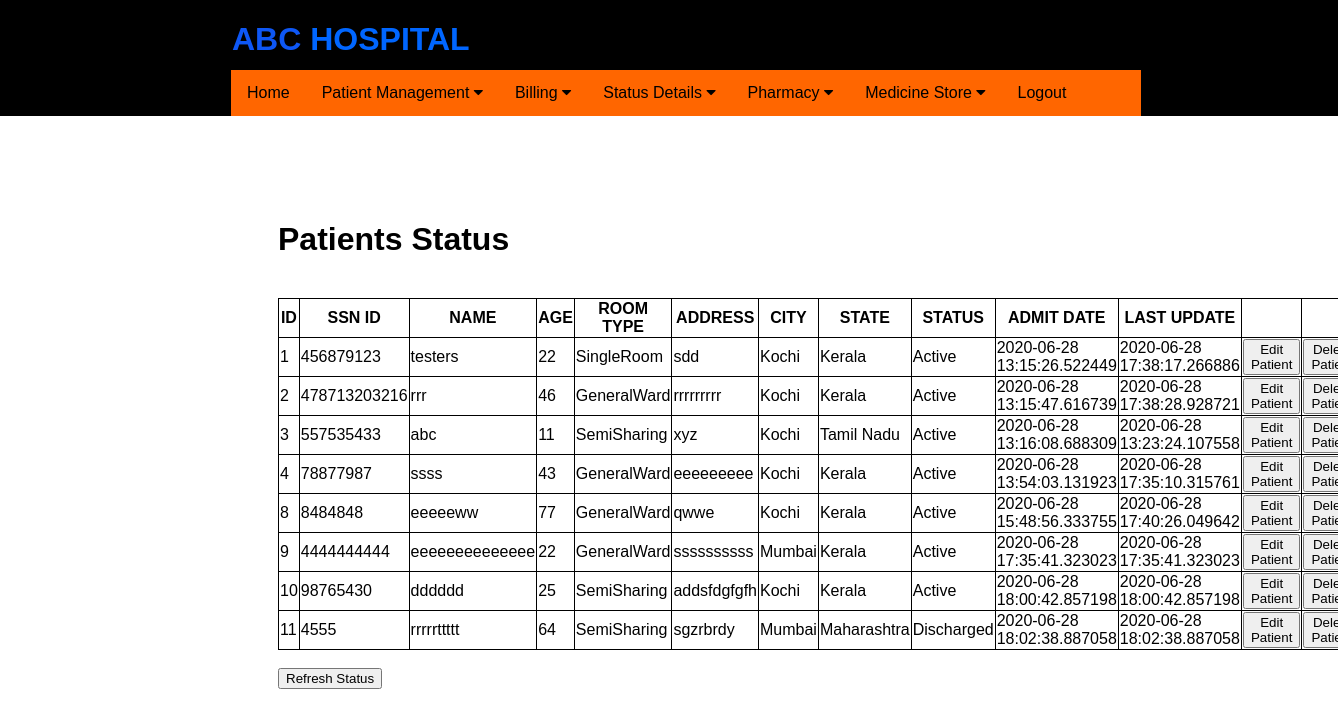
Before: /update_patient (signed in) with the older database file.
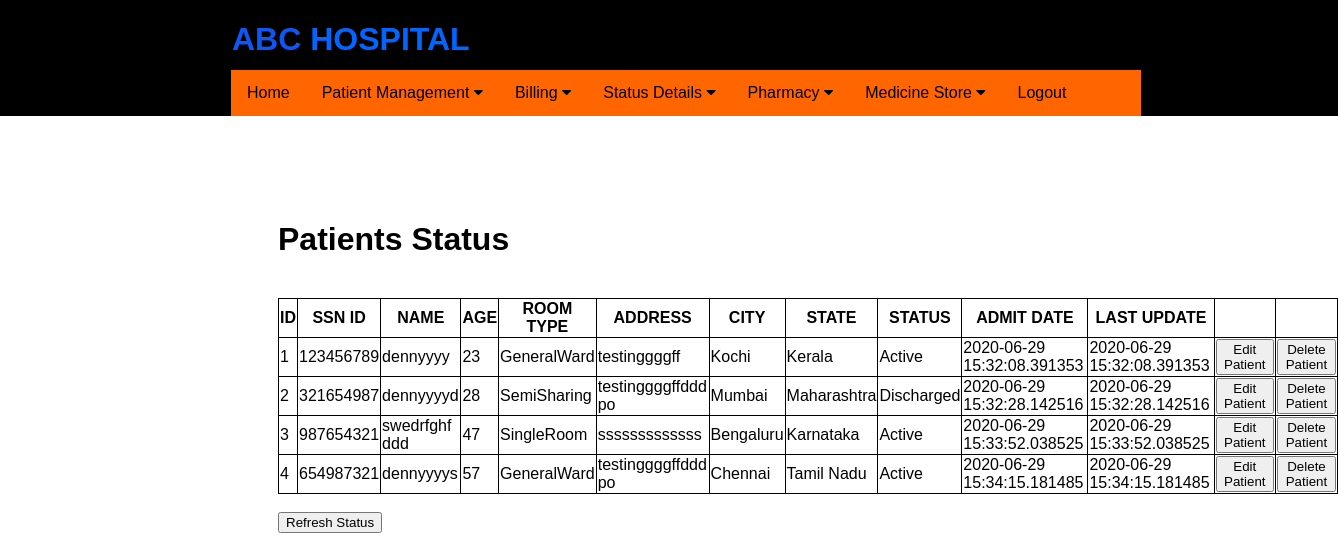
After: the same page with the newer database file.
### application/routes.py (models this page shows)
class Patients(db.Model):
    __tablename__ = 'patients'
    id = db.Column(db.Integer, primary_key=True)
    ssn_id = db.Column(db.Integer)
    pname = db.Column(db.String(20), nullable=False)
    age = db.Column(db.Integer)
    date = db.Column(db.DateTime, default=datetime.now)
    ldate = db.Column(db.DateTime, default=datetime.now)
    tbed = db.Column(db.String(10))
    address = db.Column(db.String(20))
    city = db.Column(db.String(20))
    state = db.Column(db.String(20))
    status = db.Column(db.String(20))
    children1 = relationship("Diagnostics")

### application/routes.py (the view)
@app.route('/update_patient')
def update_patient():
    if 'username' in session:
        usern = session['username']
        print(usern)
        updatep = Patients.query.all()
        if not updatep:
            flash('No patients exists in database')
            return redirect( url_for('create_patient') )
        else:
            print("inside else")
            return render_template('update_patient.html', updatep = updatep)
    else:
        flash('You have been logged out. Please login again')
        return redirect( url_for('login') )
    return render_template('update_patient.html')

### application/templates/update_patient.html (shortened to what this page needs)
{% extends "layout.html" %}
{% block content %}
<div class="status">
    <h1>Patients Status</h1><br>
    <table border="1">
        <tr>
            <th>ID</th>
            <th>SSN ID</th>
            <th>NAME</th>
            <th>AGE</th>
            <th>ROOM TYPE</th>
            <th>ADDRESS</th>
            <th>CITY</th>
            <th>STATE</th>
            <th>STATUS</th>
            <th>ADMIT DATE</th>
            <th>LAST UPDATE</th>
            <th></th>
            <th></th>
        </tr>
        {% for update in updatep %}
        <tr>
            <td> {{ update.id }} </td>
            <td> {{ update.ssn_id }} </td>
            <td> {{ update.pname }} </td>
            <td> {{ update.age }} </td>
            <td> {{ update.tbed }} </td>
            <td> {{ update.address }}</td>
            <td> {{ update.city }} </td>
            <td> {{ update.state }} </td>
            <td> {{ update.status }} </td>
            <td> {{ update.date }} </td>
            <td> {{ update.ldate }} </td>
            <td> <button type="button"  onclick="window.location='editpatientdetail/{{ update.id }}'"> Edit Patient </button> </td>
            <td> <button type="button"  onclick="window.location='deletepatientdetail/{{ update.id }}'"> Delete Patient </button> </td>
        </tr>
        {% endfor %}
    </table>
    <br>
    <form action="{{ url_for('update_patient') }}">
    <button type="submit" value="Refresh the list">Refresh Status</button>
    </form>
</div>
{% endblock %}

### application/templates/layout.html (shortened to what this page needs)
<!DOCTYPE html>
<html>
<head>
    <link rel="stylesheet" href="https://cdnjs.cloudflare.com/ajax/libs/font-awesome/4.7.0/css/font-awesome.min.css">
    <link rel="stylesheet" href="{{ url_for('static', filename='css/main.css') }}">
</head>
<body>
    {% include "includes/header.html" %}
    {% block content %} {% endblock %}
</body>
</html>

### application/templates/includes/header.html (shortened to what this page needs)
<header>
    <div class="heading">
        <h1 id="logo" style="color: rgb(14, 87, 245); display: inline-flex;">ABC&nbsp;
            <div style="color: rgb(0, 102, 255); display: inline-flex;">HOSPITAL</div>
        </h1>
    </div>
    <div class="links">
        <nav class="navbar">
            <div class="home"><a href="{{ url_for('home') }}">Home</a></div>
            <div class="dropdown">
                <button class="dropbtn">Patient Management
                    <i class="fa fa-caret-down"></i>
                </button>
            </div>
            <div class="dropdown">
                <button class="dropbtn">Billing
                    <i class="fa fa-caret-down"></i>
                </button>
            </div>
            <div class="dropdown">
                <button class="dropbtn">Status Details
                    <i class="fa fa-caret-down"></i>
                </button>
            </div>
            <div class="dropdown">
                <button class="dropbtn">Pharmacy
                    <i class="fa fa-caret-down"></i>
                </button>
            </div>
            <div class="dropdown">
                <button class="dropbtn">Medicine Store
                    <i class="fa fa-caret-down"></i>
                </button>
            </div>
            <div class="logout"><a href="{{ url_for('logout') }}">Logout</a></div>
        </nav>
    </div>
</header>

### application/css/main.css (style rules this page uses)
header { background-color: black; height: 116px; position: absolute; top: 0; left: 0; width: 100%; }
html { overflow-y: scroll; overflow-x: hidden; }
body { font-family: Arial, Helvetica, sans-serif; height: 100%; display: flex; flex-direction: column; }
#logo { color: rgb(7, 162, 252); display: inline-flex; position: absolute; left: 232px; }
.navbar { overflow: hidden; background-color: rgb(255, 102, 0); }
.navbar a { float: left; font-size: 16px; color: black; text-align: center; padding: 14px 16px; text-decoration: none; }
.dropdown { float: left; overflow: hidden; }
.dropdown .dropbtn { font-size: 16px; border: none; outline: none; color: black; padding: 14px 16px; background-color: inherit; font-family: inherit; margin: 0; }
.links { width: 910px; position: absolute; left: 231px; top: 70px; }
table, th, td { border: 1px solid black; border-collapse: collapse; }
.status { position: absolute; top: 200px; left: 278px; }

Changed rows visible on the page:
removed Patients: id "8", ssn_id "8484848", pname "eeeeeww", age "77", tbed "GeneralWard", address "qwwe", city "Kochi", state "Kerala", status "Active", date "2020-06-28 15:48:56.333755", ldate "2020-06-28 17:40:26.049642"
removed Patients: id "9", ssn_id "4444444444", pname "eeeeeeeeeeeeee", age "22", tbed "GeneralWard", address "ssssssssss", city "Mumbai", state "Kerala", status "Active", date "2020-06-28 17:35:41.323023", ldate "2020-06-28 17:35:41.323023"
removed Patients: id "10", ssn_id "98765430", pname "dddddd", age "25", tbed "SemiSharing", address "addsfdgfgfh", city "Kochi", state "Kerala", status "Active", date "2020-06-28 18:00:42.857198", ldate "2020-06-28 18:00:42.857198"
removed Patients: id "11", ssn_id "4555", pname "rrrrrttttt", age "64", tbed "SemiSharing", address "sgzrbrdy", city "Mumbai", state "Maharashtra", status "Discharged", date "2020-06-28 18:02:38.887058", ldate "2020-06-28 18:02:38.887058"
changed Patients "Kochi": ssn_id "456879123" → "123456789"; pname "testers" → "dennyyyy"; age "22" → "23"; tbed "SingleRoom" → "GeneralWard"; address "sdd" → "testinggggff"; date "2020-06-28 13:15:26.522449" → "2020-06-29 15:32:08.391353"; ldate "2020-06-28 17:38:17.266886" → "2020-06-29 15:32:08.391353"
changed Patients id 2: ssn_id "478713203216" → "321654987"; pname "rrr" → "dennyyyyd"; age "46" → "28"; tbed "GeneralWard" → "SemiSharing"; address "rrrrrrrrr" → "testinggggffddd po"; city "Kochi" → "Mumbai"; state "Kerala" → "Maharashtra"; status "Active" → "Discharged"; date "2020-06-28 13:15:47.616739" → "2020-06-29 15:32:28.142516"; ldate "2020-06-28 17:38:28.928721" → "2020-06-29 15:32:28.142516"
changed Patients id 3: ssn_id "557535433" → "987654321"; pname "abc" → "swedrfghf ddd"; age "11" → "47"; tbed "SemiSharing" → "SingleRoom"; address "xyz" → "sssssssssssss"; city "Kochi" → "Bengaluru"; state "Tamil Nadu" → "Karnataka"; date "2020-06-28 13:16:08.688309" → "2020-06-29 15:33:52.038525"; ldate "2020-06-28 13:23:24.107558" → "2020-06-29 15:33:52.038525"
changed Patients id 4: ssn_id "78877987" → "654987321"; pname "ssss" → "dennyyyys"; age "43" → "57"; address "eeeeeeeee" → "testinggggffddd po"; city "Kochi" → "Chennai"; state "Kerala" → "Tamil Nadu"; date "2020-06-28 13:54:03.131923" → "2020-06-29 15:34:15.181485"; ldate "2020-06-28 17:35:10.315761" → "2020-06-29 15:34:15.181485"
